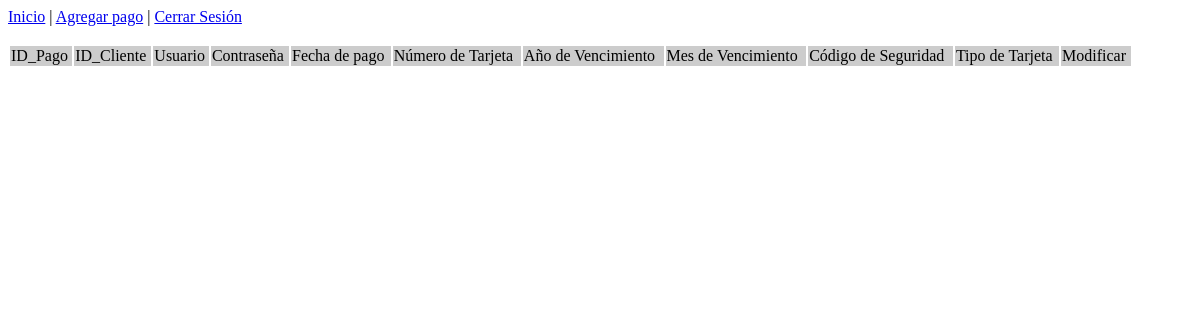
Page /verpago.php (signed in) on the earlier database version.
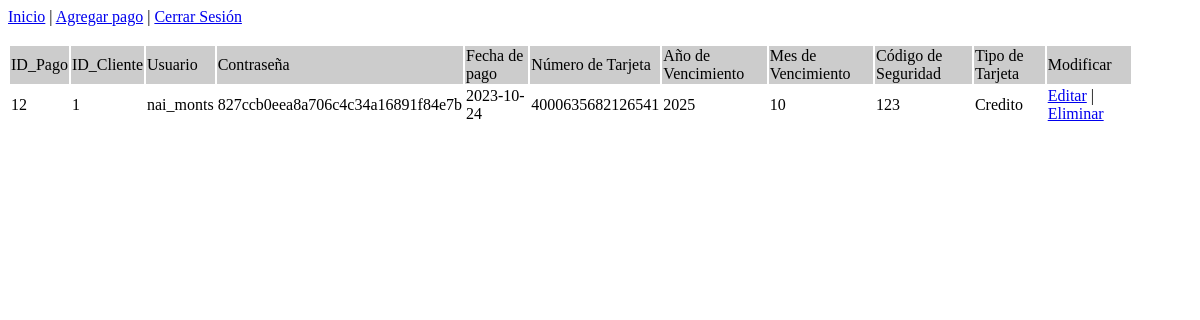
Same page on the later database version.
### tables this page shows
CREATE TABLE `pago_boleto` (
  `id_pago` int(11) NOT NULL,
  `id` int(11) NOT NULL,
  `usuario` varchar(50) NOT NULL,
  `password` varchar(50) NOT NULL,
  `fecha_pago` date NOT NULL,
  `num_tarjeta` bigint(16) NOT NULL,
  `anio_vence` int(4) NOT NULL,
  `mes_vence` int(2) NOT NULL,
  `codigo_segu` int(3) NOT NULL,
  `tipo_tarjeta` varchar(20) NOT NULL
);

### verpago.php (the view, shortened to what this page needs)
<?php
include_once("conexion.php");
$result = mysqli_query($mysqli, "SELECT * FROM pago_boleto WHERE id=".$_SESSION['id']." ORDER BY id_pago DESC");
?>
<html>
<head>
</head>
<body>
	<a href="index.php">Inicio</a> | <a href="pago.php">Agregar pago</a> | <a href="cerrarsesion.php">Cerrar Sesión</a>
	<br/><br/>
	<table width='95%' border=0>
		<tr bgcolor='#CCCCCC'>
            <td>ID_Pago</td>
            <td>ID_Cliente</td>
            <td>Usuario</td>
			<td>Contraseña</td>
			<td>Fecha de pago</td>
			<td>Número de Tarjeta</td>
			<td>Año de Vencimiento</td>
            <td>Mes de Vencimiento</td>
            <td>Código de Seguridad</td>
            <td>Tipo de Tarjeta</td>
            <td>Modificar</td>
		</tr>
		<?php
		while($res = mysqli_fetch_array($result)) {
			echo "<tr>";
			echo "<td>".$res['id_pago']."</td>";
            echo "<td>".$res['id']."</td>";
            echo "<td>".$res['usuario']."</td>";
            echo "<td>".$res['password']."</td>";
            echo "<td>".$res['fecha_pago']."</td>";
            echo "<td>".$res['num_tarjeta']."</td>";
			echo "<td>".$res['anio_vence']."</td>";
			echo "<td>".$res['mes_vence']."</td>";
            echo "<td>".$res['codigo_segu']."</td>";
            echo "<td>".$res['tipo_tarjeta']."</td>";
			echo "<td><a href=\"editarpago.php?id_pago=$res[id_pago]\">Editar</a> | <a href=\"borrarpago.php?id_pago=$res[id_pago]\" onClick=\"return confirm('¿Estás seguro que quieres eliminarlo?')\">Eliminar</a></td>";
		}
		?>
	</table>
</body>
</html>

Differences in the rows shown:
added pago_boleto: id_pago "12", id "1", usuario "nai_monts", password "827ccb0eea8a706c4c34a16891f84e7b", fecha_pago "2023-10-24", num_tarjeta "4000635682126541", anio_vence "2025", mes_vence "10", codigo_segu "123", tipo_tarjeta "Credito"
